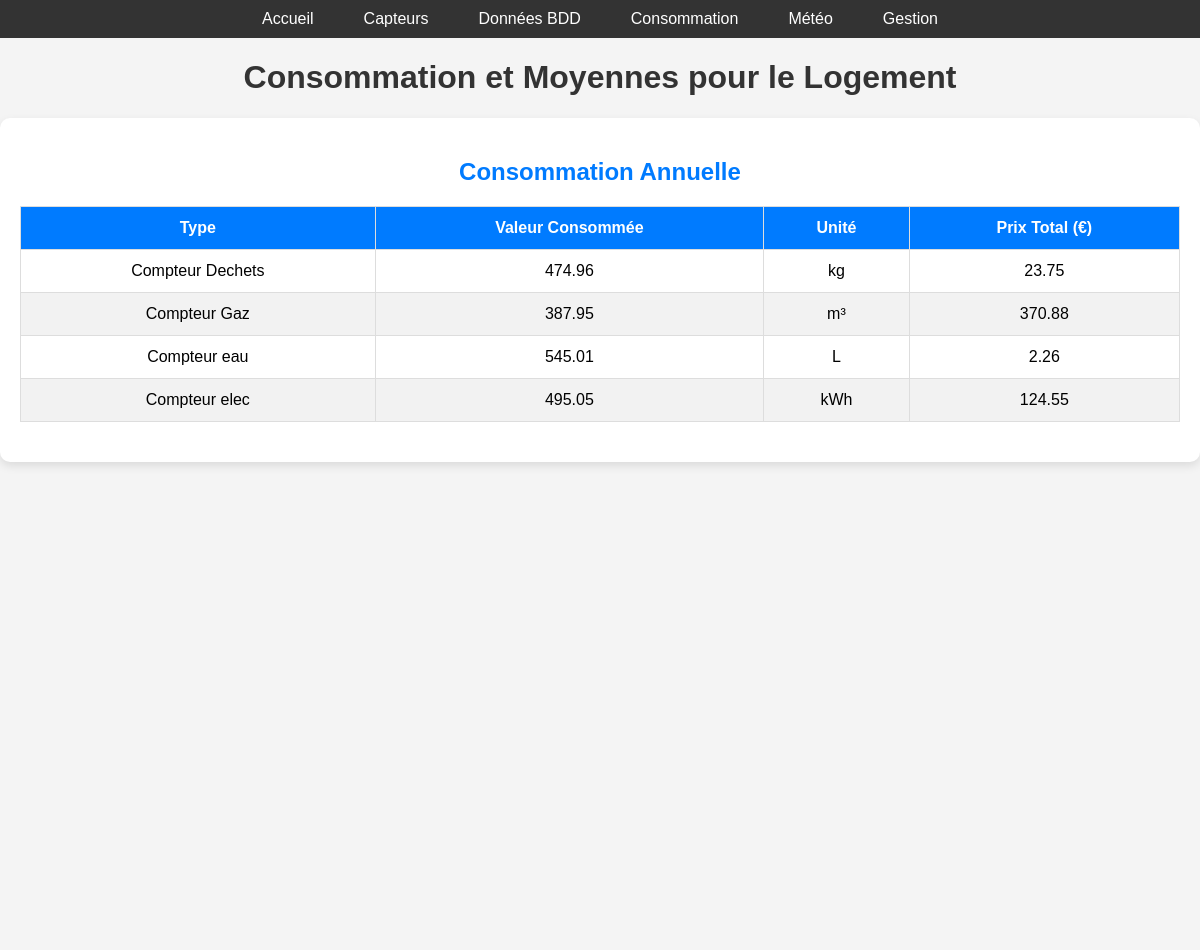
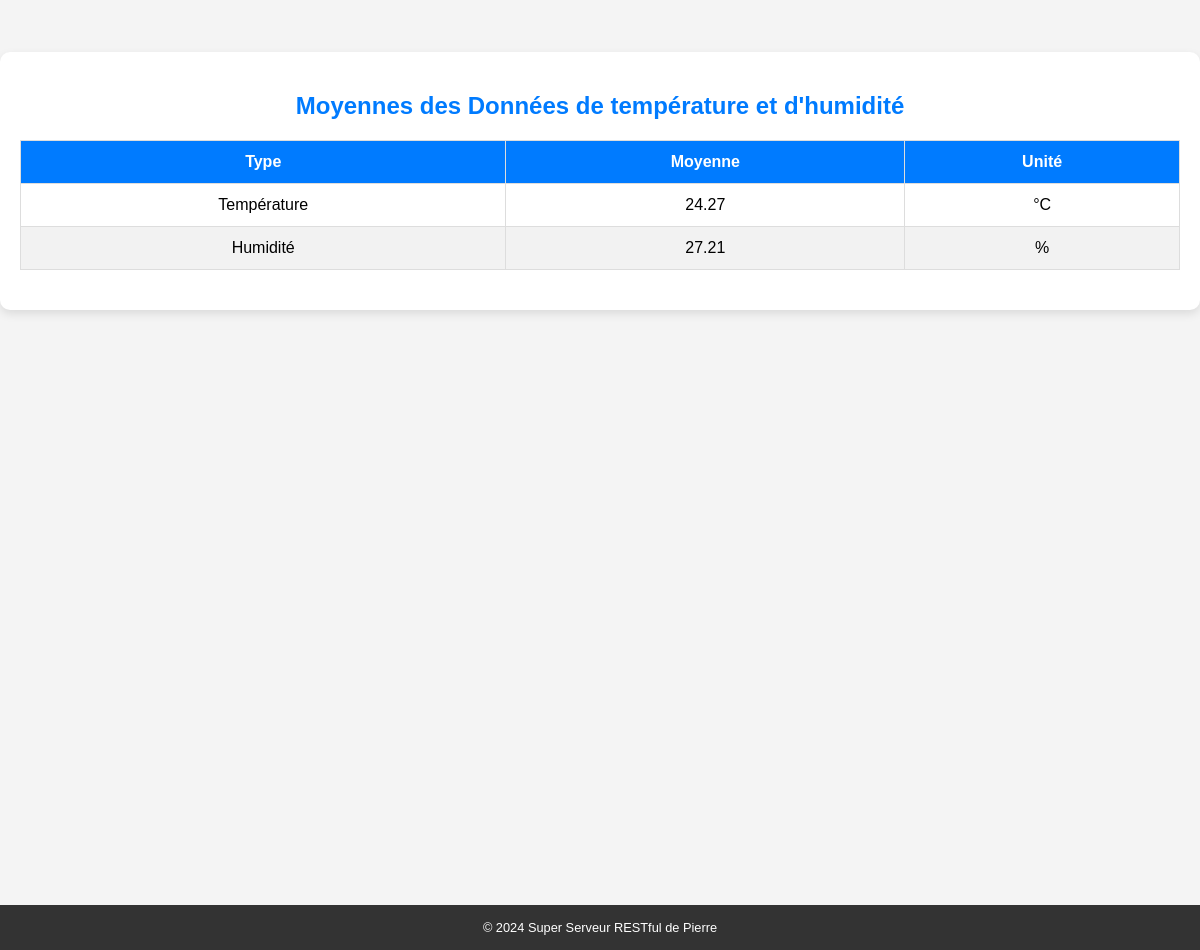
Page /consommation/LOG001 on the committed database (2 pictures, top to bottom).
### tables this page shows
CREATE TABLE Facture (
    FACTURE_ID INTEGER PRIMARY KEY AUTOINCREMENT,
    LOGEMENT_ID TEXT,
    type_facture TEXT,      -- electricite, eau...
    date_facture DATE,
    montant FLOAT,
    valeur_consomme FLOAT,
    FOREIGN KEY (LOGEMENT_ID) REFERENCES Logement(LOGEMENT_ID)
);

CREATE TABLE Type_Capteur_Actionneur (
    TYPE_ID INTEGER PRIMARY KEY AUTOINCREMENT,
    nom TEXT,
    unite_mesure TEXT,
    plage_precision TEXT
);

### serveur_restfull_site_3_8.py (the view)
@app.route('/consommation/<logement_id>')
def consommation(logement_id):
    try:
        conn = get_db_connection()
        cursor = conn.cursor()
        cursor.execute("""
            SELECT f.type_facture, SUM(f.valeur_consomme) as total_consommation,
                   tc.unite_mesure, SUM(f.montant) as total_prix
            FROM Facture f
            INNER JOIN Type_Capteur_Actionneur tc ON f.type_facture = tc.nom
            WHERE f.LOGEMENT_ID = ?
            GROUP BY f.type_facture, tc.unite_mesure
        """, (logement_id,))
        consommations = cursor.fetchall()
        cursor.execute("""
            SELECT AVG(m.valeur) AS moyenne, tc.nom AS type
            FROM Mesure m
            INNER JOIN Capteur_Actionneur ca ON m.CAPTEUR_ID = ca.CAPTEUR_ID
            INNER JOIN Type_Capteur_Actionneur tc ON ca.TYPE_ID = tc.TYPE_ID
            WHERE tc.nom IN ('Capteur Température', 'Capteur Humidité')
            AND ca.PIECE_ID IN (SELECT PIECE_ID FROM Piece WHERE LOGEMENT_ID = ?)
            GROUP BY tc.nom
        """, (logement_id,))
        moyennes = cursor.fetchall()
        conn.close()
        consommations_data = [(row["type_facture"], round(row["total_consommation"], 2),
                               row["unite_mesure"], round(row["total_prix"], 2)) for row in consommations]
        moyennes_data = {row["type"]: round(row["moyenne"], 2) for row in moyennes}
        return render_template(
            'consommation.html',
            consommations=consommations_data,
            moyennes=moyennes_data
        )
    except Exception as e:
        print(f"Erreur lors de la récupération des consommations : {e}")
        return jsonify({'error': 'Erreur lors de la récupération des données'}), 500

### serveur_restfull_site_3_8.py (called while the page is built)
def get_db_connection():
    conn = sqlite3.connect('bdd_essai1.db')
    conn.row_factory = sqlite3.Row  # Permet de transformer les résultats en dictionnaires
    return conn

### templates/consommation.html (shortened to what this page needs)
{% extends 'base.html' %}
{% block content %}
<main>
    <h1 class="centered-title">Consommation et Moyennes pour le Logement {{ logement_id }}</h1>
    <div class="table-container">
        <h2>Consommation Annuelle</h2>
        <table>
            <thead>
                <tr>
                    <th>Type</th>
                    <th>Valeur Consommée</th>
                    <th>Unité</th>
                    <th>Prix Total (€)</th>
                </tr>
            </thead>
            <tbody>
                {% for type, valeur, unite, prix in consommations %}
                <tr>
                    <td>{{ type }}</td>
                    <td>{{ valeur }}</td>
                    <td>{{ unite }}</td>
                    <td>{{ prix }}</td>
                </tr>
                {% endfor %}
            </tbody>
        </table>
    </div>
    <div id="consommation_chart" style="width: 100%; height: 500px;"></div>
    <div class="table-container">
        <h2>Moyennes des Données de température et d'humidité</h2>
        <table>
            <thead>
                <tr>
                    <th>Type</th>
                    <th>Moyenne</th>
                    <th>Unité</th>
                </tr>
            </thead>
            <tbody>
                <tr>
                    <td>Température</td>
                    <td>{{ moyennes['Capteur Température'] }}</td>
                    <td>°C</td>
                </tr>
                <tr>
                    <td>Humidité</td>
                    <td>{{ moyennes['Capteur Humidité'] }}</td>
                    <td>%</td>
                </tr>
            </tbody>
        </table>
    </div>
    <div id="moyenne_chart" style="width: 100%; height: 500px;"></div>
</main>
{% endblock %}

### static/styles.css (style rules this page uses)
body { font-family: Arial, sans-serif; margin: 0; padding: 0; background-color: #f4f4f4; box-sizing: border-box; }
h1, h2 { text-align: center; color: #333; }
main, .container { padding-bottom: 60px; }
.table-container { margin: 20px auto; padding: 20px; background: #fff; box-shadow: 0 4px 10px rgba(0, 0, 0, 0.1); border-radius: 10px; max-width: 1200px; }
.table-container h2 { font-size: 1.5rem; color: #007BFF; margin-bottom: 10px; }
table { width: 100%; border-collapse: collapse; margin-top: 10px; }
th, td { border: 1px solid #ddd; padding: 8px; text-align: center; }
th { background-color: #007BFF; color: white; }
tr:nth-child(even) { background-color: #f2f2f2; }
table { width: 100%; border-collapse: collapse; margin: 20px 0; font-size: 1rem; text-align: left; }
th, td { padding: 12px; border: 1px solid #ddd; }

### rows in the picture
Facture: type_facture "Compteur Dechets", valeur_consomme "474.96", unite "kg", montant "23.75"
Facture: type_facture "Compteur Gaz", valeur_consomme "387.95", unite "m³", montant "370.88"
Facture: type_facture "Compteur eau", valeur_consomme "545.01", unite "L", montant "2.26"
Type_Capteur_Actionneur: nom "Compteur elec", valeur "495.05", unite_mesure "kWh", prix "124.55"

### other values in the picture
{{ moyennes['Capteur Température'] }} "24.27"
{{ moyennes['Capteur Humidité'] }} "27.21"
